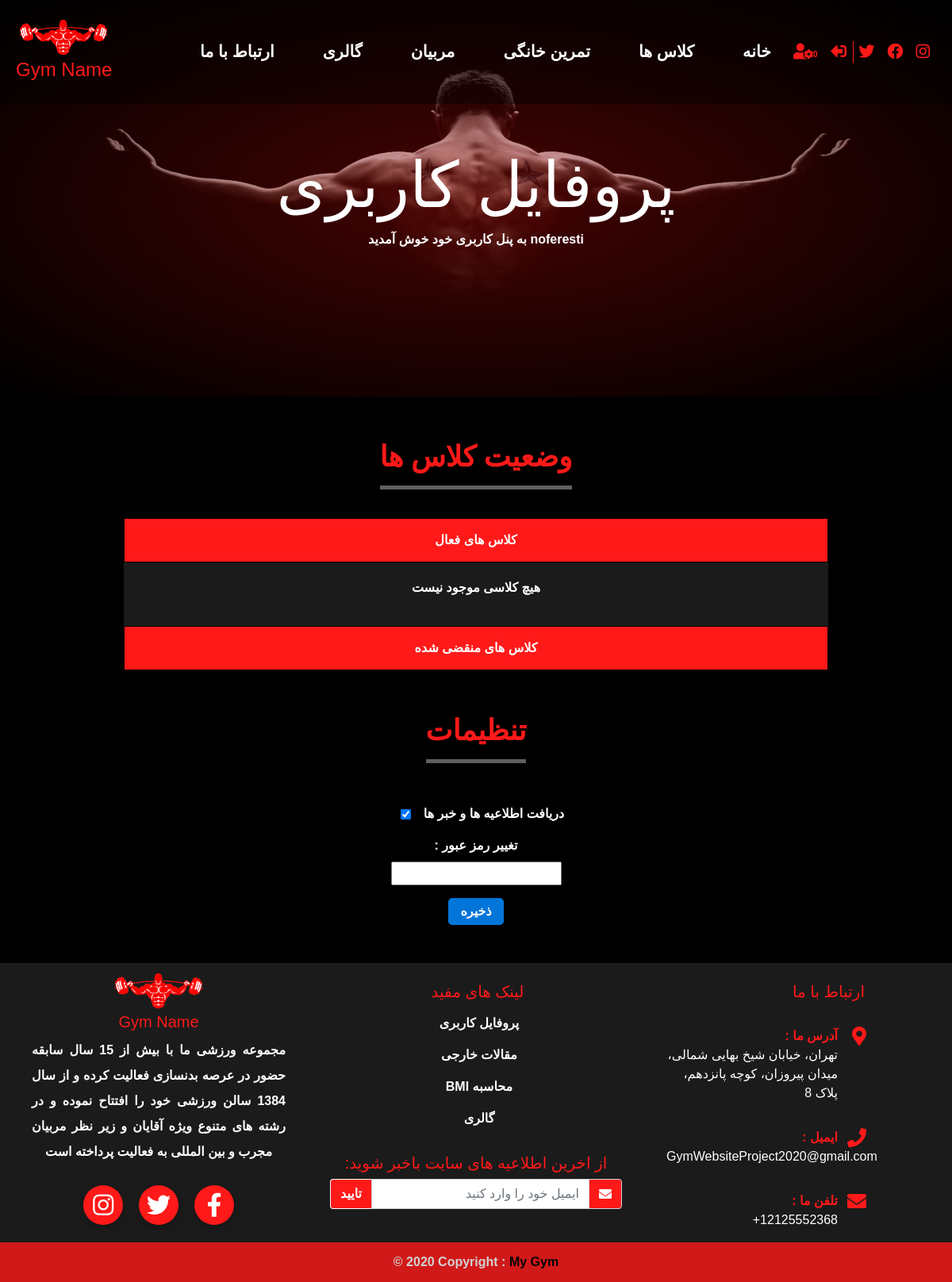
The app's page /accounts/profile (signed in) with its own data.
### pages/models.py (models this page shows, shortened)
class Banner(models.Model):
    class Pages(models.TextChoices):
            page_1 = 'presence_class', "کلاس های حضوری"
            page_2 = 'online_private_class', "کلاس های انلاین خصوصی"
            page_3 = 'online_public_class', "کلاس های انلاین عمومی"
            page_4  = 'beginner_workouts', "تمرینات سطح مبتدی"
            page_5 = 'intermediate_workouts', "تمرینات سطح متوسط"
            page_6 = 'advanced_workouts', "تمرینات سطح پیشرفته"
            page_7 = 'our_team', "تیم ما"
            page_8 = 'gallery', "گالری"
            page_9 = 'contact_us', "ارتباط با ما"
            page_10 = 'profile', "پروفایل کاربری"
            page_11 = 'online_private_class_details', "جزئیات کلاس انلاین خصوصی"
            page_12 = 'online_public_class_details',"جزئیات کلاس انلاین عمومی"
            page_13 = 'presence_class_details',"جزئیات کلاس حضوری"
    image = models.ImageField(upload_to='banners/pages_banners/%Y/%m/%d')
    title = models.CharField(max_length=100)
    page = models.CharField(max_length=100,choices=Pages.choices,unique=True)
    class Meta:
        verbose_name_plural = "بنر ها"

### contact_us/models.py (models this page shows, shortened)
class Contact_Info(models.Model):
    address = models.TextField()
    phone = PhoneNumberField(null=False, blank=False)
    email = models.EmailField()
    instagram_link = models.URLField(blank=True)
    facebook_link = models.URLField(blank=True)
    twitter_link = models.URLField(blank=True)
    bio = models.TextField()
    class Meta:
        verbose_name_plural = "اطلاعات سایت"

### accounts/views.py (the view, shortened to what this page needs)
# urls.py: path('profile', views.profile, name='profile'),
@login_required
def profile(request):
    banner = Banner.objects.filter(page="profile").first()
    user = request.user
    cart_obj, cart_created = Cart.objects.new_or_get(user)
    register_obj, register_obj_created = Register.objects.new_or_get(user,cart_obj)
    subscribe_obj , created = Marketing.objects.get_or_create(user=user)
    active_registers , expired_registers = Register.objects.get_user_registers(user)
    active_cart_registered=[]
    active_cart_info = []
    active_cart_show = []
    register_id_show = []
    for i in range(len(active_registers)):
        reg_user = active_registers[i]
        active_cart_registered.extend(Cart.objects.registered_carts(reg_user.cart))
    final_active_list = zip(register_id_show, active_cart_show)
    """=========================================================================="""
    expired_cart_registered=[]
    expired_cart_info = []
    expired_cart_show = []
    register_id_show = []
    for i in range(len(expired_registers)):
        reg_user = expired_registers[i]
        expired_cart_registered.extend(Cart.objects.registered_carts(reg_user.cart))
    for user,reg_class in zip(expired_registers,expired_cart_registered):
        register_id_show.append(user.register_id)
        if user.cart == reg_class:
            expired_cart_info = []
            string_expired_cart_info = ""
            for i in reg_class.selected_class.all():
                expired_cart_info.append(i.title)
                string_expired_cart_info = str(expired_cart_info)
                translation_table = dict.fromkeys(map(ord, '][\''), None)
                string_expired_cart_info = string_expired_cart_info.translate(translation_table)
            online_expired_cart_info = []
            online_string_expired_cart_info = ""
            for i in reg_class.online_selected_class.all():
                online_expired_cart_info.append(i.title)
                online_string_expired_cart_info = str(online_expired_cart_info)
                translation_table = dict.fromkeys(map(ord, '][\''), None)
                online_string_expired_cart_info = online_string_expired_cart_info.translate(translation_table)
            final_items = online_string_expired_cart_info + " ، " + string_expired_cart_info
            expired_cart_show.append(final_items)
    final_expired_list = zip(register_id_show, expired_cart_show)
    if 'checkout' in request.POST:
        is_done = register_obj.check_done()
        if is_done:
            register_obj.mark_paid()
            return redirect("success")
    msg_obj = Message.objects.filter(user=request.user)
    index = len(cart_obj.selected_class.all())
    context = {
        'banner' : banner,
        'index' : index,
        'cart': cart_obj,
        'object':register_obj,
        'active_cart_show' : active_cart_show,
        'expired_cart_show' : expired_cart_show,
        'checked' : subscribe_obj.subscribed,
        'email_messages' : msg_obj,
        'final_expired_list' : final_expired_list,
        'final_active_list' : final_active_list,
    }
    return render(request, 'accounts/profile.html',context)

### cart/models.py (called while the page is built)
    def registered_carts(self,cart):
        qs = self.get_queryset().filter(id=cart.id)
        if qs.exists():
          cart_obj = qs.all()
          return cart_obj

    def new_or_get(self, user):
        qs = self.get_queryset().filter(user=user, terminated=False)
        if qs.exists():
            new_obj = False
            cart_obj = qs.first()
        else:
            cart_obj = self.model.objects.create(user=user)
            new_obj = True
        return cart_obj, new_obj

### pages/context_processors.py (called while the page is built, shortened)
def info(request):
    info = Contact_Info.objects.all()
    context = {
        'info' : info.first(),
    }
    all_users = User.objects.all()
    for user in all_users:
        active_registers , expired_registers = Register.objects.get_user_registers(user)
        for i in expired_registers:
            i.is_expired=True
            i.save()
    if request.user.is_authenticated:
        cart_obj, new_obj = Cart.objects.new_or_get(request.user)
        cart_count = cart_obj.selected_class.count() + cart_obj.online_selected_class.count()
        context.update({'cart_count' : cart_count})
    return(context)

### registers/models.py (called while the page is built)
def add_dates(sender, instance, *args, **kwrags):
    if instance.status == 'پرداخت شده':
        if instance.register_date is None and instance.expiration_date is None:
            instance.register_date = date.today()
            instance.expiration_date = date.today() + timedelta(days=1)

def pre_save_create_register_id(sender, instance, *args, **kwrags):
    if not instance.register_id:
        instance.register_id = unique_register_id_generator(instance)

def post_save_register(sender, instance, created, *args, **kwrags):
    if created:
        instance.update_total()

def change_cart_status(sender, instance, *args, **kwargs):
    if instance.status == "پرداخت شده":
        qs = Cart.objects.filter(id=instance.cart.id)
        qs.update(terminated=True)

    def new_or_get(self, user, cart_obj):
        created =False
        qs = self.get_queryset().filter(user=user, cart=cart_obj, status="ایجاد شده")
        if qs.count() == 1:
            obj = qs.first()
        else:
            obj = self.model.objects.create(user=user,cart=cart_obj)
            created = True
        return obj, created

### templates/accounts/profile.html (shortened to what this page needs)
{% extends 'base.html' %}
{% block content %}
{% load humanize %}
<section>
  <div class="banner" style="background-image: url('{{ banner.image.url }}');">
    <h1>{{banner.title}} </h1>
    <span style="z-index: 2;">به پنل کاربری خود خوش آمدید {{user.username}}</span>
  </div>
</section>
<section class="container my-5">
  <span class="simple-title">وضعیت کلاس ها</span>
  <div id="accordion">
    <div class="card">
      <button class="collapse-button class-info" data-toggle="collapse" data-target="#collapseOne" aria-expanded="true"
        aria-controls="collapseOne" id="headingOne">
        کلاس های فعال
      </button>
      <div id="collapseOne" class="collapse show" aria-labelledby="headingOne" data-parent="#accordion">
        <div class="card-body">
          {% if not active_cart_show %}
          <p> هیچ کلاسی موجود نیست </p>
          {% endif %}
        </div>
      </div>
    </div>
    <div class="card">
      <button class="collapse-button  collapsed class-info" data-toggle="collapse" data-target="#collapseTwo"
        aria-expanded="false" aria-controls="collapseTwo" id="headingTwo">
        کلاس های منقضی شده
      </button>
    </div>
  </div>
</section>
<section class="container">
  <span class="simple-title">تنظیمات</span>
<form action="{% url 'profile' %}" method="POST" class="settings">
  <div class="subscribe">
    <p class="ml-3 pt-3">دریافت اطلاعیه ها و خبر ها</p>
    {% if checked %}
    <input type="checkbox" name="subscribe_checkbox" class="ml-3" checked>
    {% else %}
    <input type="checkbox" name="subscribe_checkbox" class="ml-3">
    {% endif %}
  </div>
 <label for="password">: تغییر رمز عبور</label>
  <input type="password" name="change_password" id="password">
  <input type="submit" name="submit_changes" value="ذخیره" class="save my-3">
</form>
</section>
{% endblock %}

### templates/partials/footer.html (shortened to what this page needs)
{% load static %}
<footer>
  <div class="row no-gutters">
    <div class="col-lg-4">
      <div>
        <img src="{% static 'images/logo.png' %}" alt="" style="width: 30%;" />
        <h5>Gym Name</h5>
        <div class="mx-auto about-us">
          <p>{{ info.bio }}</p>
        </div>
      </div>
      <div class="footer-icon">
        <a href="{{ info.instagram_link }}" class="instagram"><i class="fab fa-instagram"></i></a>
        <a href="{{ info.twitter_link }}" class="twitter"><i class="fab fa-twitter"></i></a>
        <a href="{{ info.facebook_link }}" class="facebook"><i class="fab fa-facebook-f"></i></a>
      </div>
    </div>
    <div class="col-lg-4 mt-4">
      <div class="useful-links">
        <h5>لینک های مفید</h5>
        <ul>
          {% if user.is_authenticated %}
          <li><a href="{% url 'profile' %}">پروفایل کاربری</a></li>
          {% else %}
          <li><a href="{% url 'login' %}">ورود به سایت</a></li>
          {% endif %}
          <li><a href="https://www.menshealth.com/">مقالات خارجی</a></li>
          <li><a href="https://www.calculator.net/bmi-calculator.html">BMI محاسبه </a></li>
          <li><a href="{% url 'gallery' %}">گالری</a></li>
        </ul>
      </div>
      <div class="newsletters p-3">
        <div class="mb-2 text-white"><h5>:از اخرین اطلاعیه های سایت باخبر شوید</h5></div>
        <form method="POST">
          <div class="input-group">
            <button type="submit" class="btn shadow-none" name="submit_footer_subscribe">تایید</button>
            <input type="email" class="form-control text-right shadow-none" name="eamil_subscribe" placeholder="ایمیل خود را وارد کنید"/>
            <div class="input-group-append">
              <span class="input-group-text"><i class="fa fa-envelope"></i></span>
            </div>
          </div>
        </form>
      </div>
    </div>
    <div class="col-lg-4 contact-us mt-4">
      <h5>ارتباط با ما</h5>
      <ul class="footer-info">
        <li>
          <i class="fas fa-map-marker-alt"></i>
          <span>: آدرس ما</span>
          {{ info.address }}
</li>
        <li>
          <i class="fa fa-phone"></i>
          <span>: ایمیل</span>
          {{ info.email }}
        </li>
        <li>
          <i class="fa fa-envelope"></i>
          <span>: تلفن ما</span>
          {{ info.phone }}
        </li>
      </ul>
    </div>
  </div>
  <div class="lower-footer">
    © 2020 Copyright :
    <a href="{% url 'index' %}"> My Gym</a>
  </div>
</footer>

### Gym_Website/static/css/profile.css (style rules this page uses)
body { background-color: black; color: white; font-weight: bolder; font-family: sans-serif; text-align: center; }
section { margin-bottom: 2em; }
.banner { height: 500px; background-repeat: no-repeat; background-size: 100% 100%; display: -webkit-box; display: -ms-flexbox; display: flex; -webkit-box-orient: vertical; -webkit-box-direction: normal; -ms-flex-direction: column; flex-direction: column; -webkit-box-align: center; -ms-flex-align: center; align-items: center; -webkit-box-pack: center; -ms-flex-pack: center; justify-content: center; }
.banner h1 { font-size: calc(5vw + 20px); z-index: 1; }
.banner::after { content: ""; position: absolute; top: 0; left: 0; height: 500px; width: 100%; background: radial-gradient(ellipse at center, rgba(181, 8, 8, 0.38) 0%, rgba(0, 0, 0, 0.6) 100%); background-size: 100% 100%; }
footer { background-color: #1b1b1b; font-weight: bolder; }
footer h5 { color: #ff1919; }
footer [class*="col-"] { margin-top: 0.5em; }
.newsletters .input-group .btn { color: white; background-color: #ff1919; border-top-right-radius: 0; border-bottom-right-radius: 0; font-weight: bolder; border: solid 1px white; border-right: none; }
.newsletters .input-group .input-group-text { background-color: #ff1919; }
.newsletters .input-group .input-group-text i { color: white; }
.footer-icon { display: -webkit-box; display: -ms-flexbox; display: flex; -webkit-box-pack: center; -ms-flex-pack: center; justify-content: center; }
.footer-icon a { margin: 10px; font-size: 30px; width: 50px; height: 50px; text-align: center; -ms-flex-item-align: center; align-self: center; text-decoration: none; border-radius: 50%; -webkit-box-shadow: 0px 3px 10px rgba(0, 0, 0, 0.25); box-shadow: 0px 3px 10px rgba(0, 0, 0, 0.25); background-color: #ff1919; display: -webkit-box; display: -ms-flexbox; display: flex; -webkit-box-pack: center; -ms-flex-pack: center; justify-content: center; -webkit-box-align: center; -ms-flex-align: center; align-items: center; }
.footer-icon a i { color: white; }
.useful-links { margin-right: 2em; }
.useful-links h5 { padding-left: 1.8em; }
.useful-links ul li { list-style-type: none; margin: 16px; }
.useful-links ul li a { text-decoration: none; color: white; }
.lower-footer { color: white; background-color: #ff1919; opacity: 0.8; padding: 0.8rem 0; }
.lower-footer a { color: black; text-decoration: none; }
.contact-us h5 { text-align: right; padding-right: 5.5em; }
.contact-us .footer-info { text-align: right; margin-right: 9em; }
.contact-us .footer-info li { font-size: 16px; color: white; position: relative; list-style-type: none; margin-top: 2em; font-weight: normal; }
.contact-us .footer-info li i { position: absolute; right: -1.5em; top: 0; font-size: 24px; color: #ff1919; }
.contact-us .footer-info li span { color: #ff1919; display: block; font-family: "Oswald", sans-serif; font-weight: bolder; }
.about-us { width: 80%; line-height: 2rem; text-align: justify; text-align-last: center; }
i { color: #ff1919; }
.simple-title { color: #ff1919; font-size: calc(12px + 2vw); display: inline-block; font-family: 'Segoe UI', Tahoma, Geneva, Verdana, sans-serif; margin-bottom: 1em; padding-bottom: 10px; border-bottom: solid 5px #5f5f5f; }
.card { border: none !important; background-color: transparent !important; }
.card-body { background-color: #1b1b1b !important; }
.class-info { background-color: #ff1919 !important; border: 1px solid black; color: white; font-weight: bold; padding: 15px; }
#accordion { width: 80%; margin: 0 auto; border: none; }
.collapse { border: none !important; }
.settings { display: -webkit-box; display: -ms-flexbox; display: flex; -webkit-box-orient: vertical; -webkit-box-direction: normal; -ms-flex-direction: column; flex-direction: column; -webkit-box-pack: center; -ms-flex-pack: center; justify-content: center; -webkit-box-align: center; -ms-flex-align: center; align-items: center; }
.subscribe { display: -webkit-box; display: -ms-flexbox; display: flex; -webkit-box-pack: center; -ms-flex-pack: center; justify-content: center; -webkit-box-align: center; -ms-flex-align: center; align-items: center; -webkit-box-orient: horizontal; -webkit-box-direction: reverse; -ms-flex-direction: row-reverse; flex-direction: row-reverse; }
.save { background-color: #0275d8; color: white; font-weight: bold; border: none; padding: 5px 15px; border-radius: 5px; }

### records on screen
Banner: image (picture), title "پروفایل کاربری"
Contact_Info: bio "مجموعه ورزشی ما با بيش از 15 سال سابقه حضور در عرصه بدنسازی فعالیت کرده و از سال 1384 سالن ورزشی خود را افتتاح نموده و در رشته های متنوع ویژه آقايان و زیر نظر مربیان مجرب و بین المللی به فعالیت پرداخته است", address "تهران، خیابان شیخ بهایی شمالی، میدان پیروزان، کوچه پانزدهم، پلاک 8", email "GymWebsiteProject2020@gmail.com", phone "+12125552368"

### other values on screen
{{ cart_count }} "0"
{{ user.username }} "noferesti"
